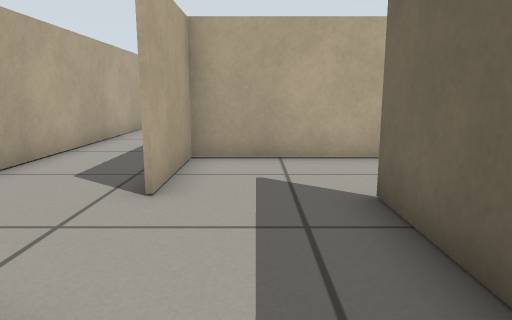
View 1 (above)

20 first-person views from a walk through a world built for the Gazebo simulator. The camera is 0.13 m above the floor, tilts 10° down and sees 70° across. The floor is counted in squares, 0.1 m on a side. Each view is taken from the middle of a square. On the plan, view 1 faces up. The plan holds only what a view shows up to about 15 squares ahead; the rest is blank. The robots in the file are not drawn.

View 2
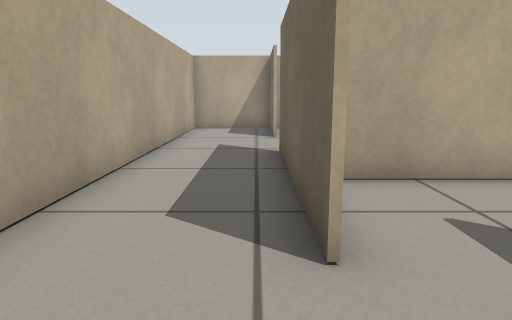

View 3
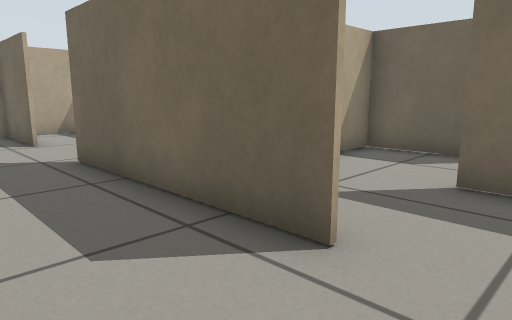

View 4
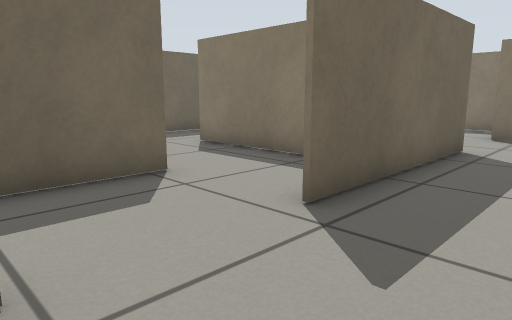

View 5
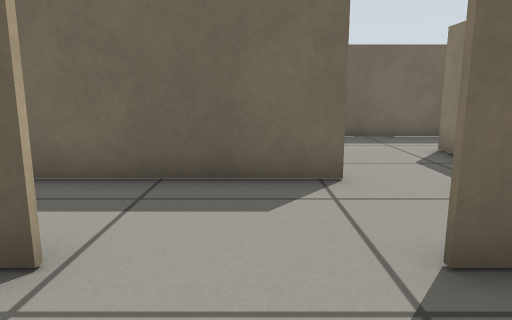

View 6
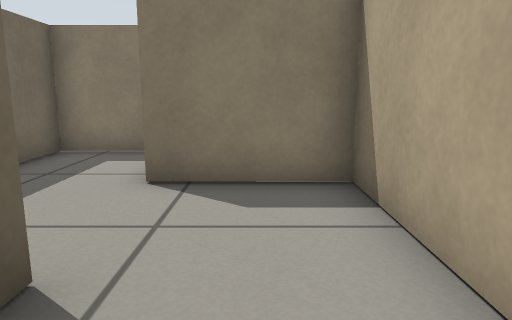

View 7
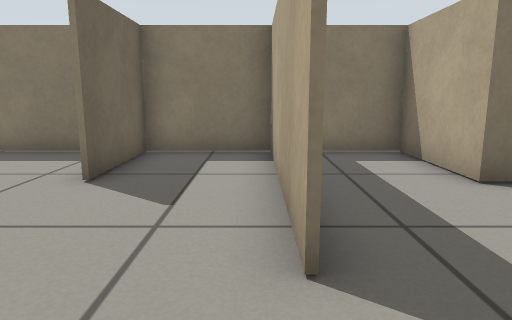

View 8
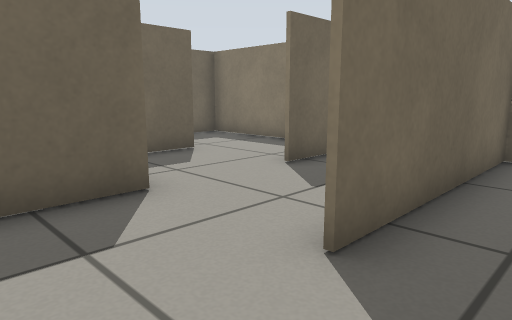

View 9
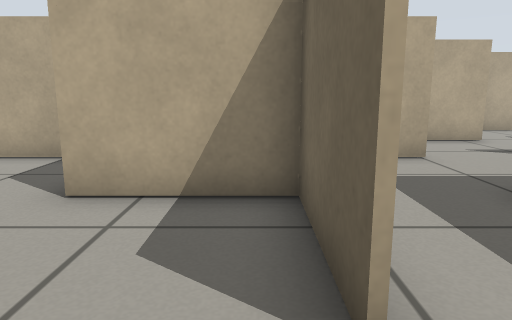

View 10
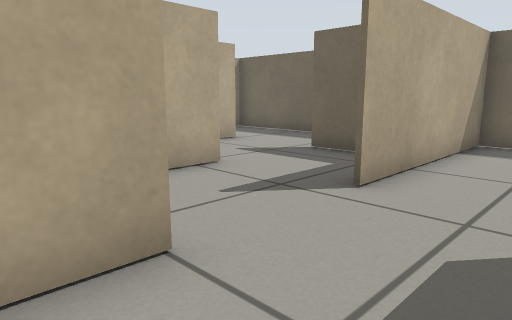

View 11
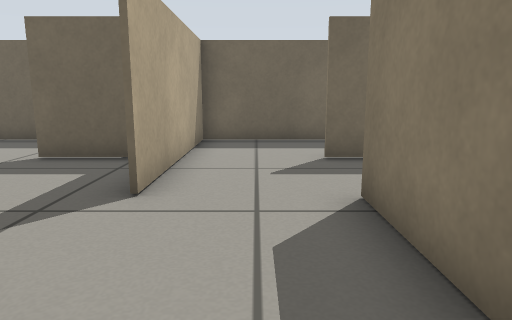

View 12
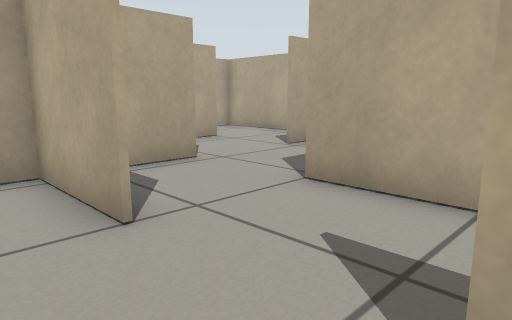

View 13
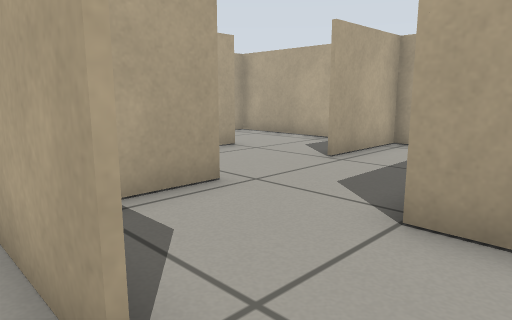

View 14
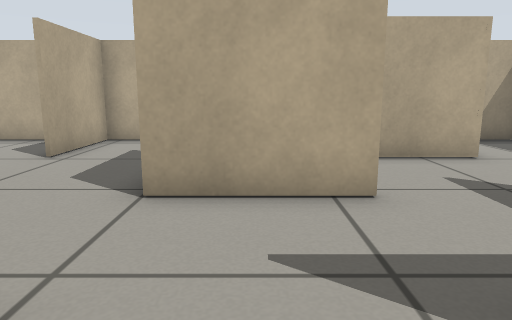

View 15
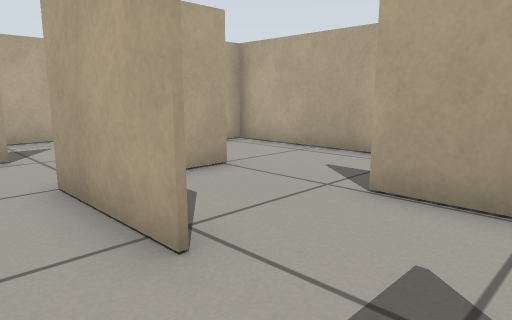

View 16
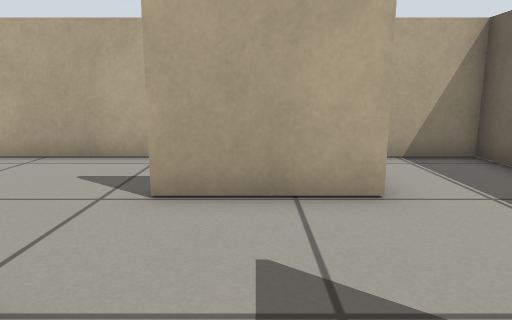

View 17
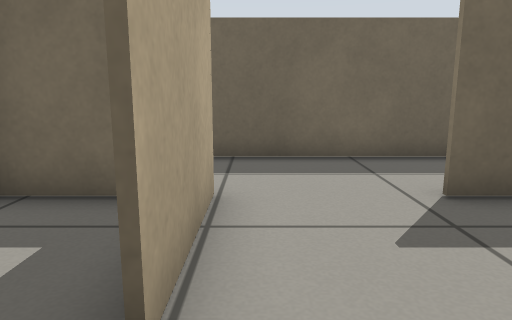

View 18
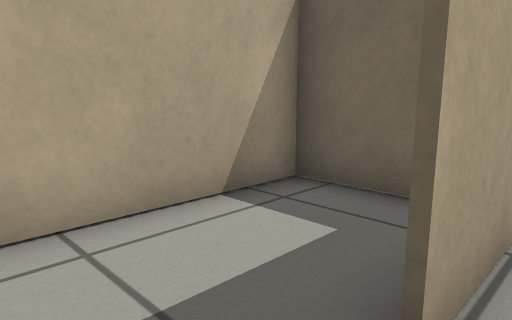

View 19
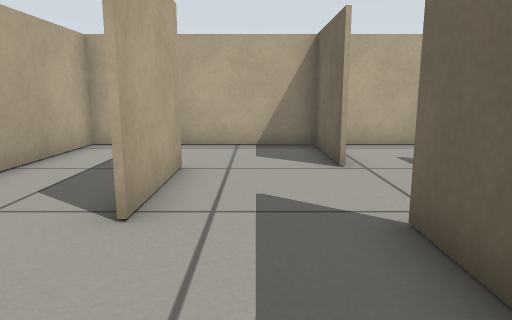

View 20
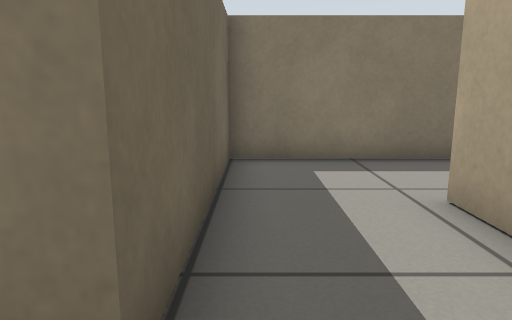

### Floor plan
Points are (right, up) in squares from view 1. A wall is a line through its corners. A room is listed if a view was taken in it or the views show most of it. See-through windows are left out.
Room 1 (views 1, 2, 3, 4, 5, 6, 7, 8)
walls: (0.8, 7.6) (2.5, 7.6); (1.5, 10.6) (1.5, 15.5); (2.5, 7.5) (-1.4, 7.5) (-1.4, 4.6) (-1.4, 10.6); (-1.4, 13.6) (-1.4, 16.7); (0.6, 16.6) (-4.4, 16.6) (-4.4, 1.7) (-1.4, 1.7) (-1.4, -1.5) (2.1, -1.5); (1.5, -1.5) (1.5, 4.6)
ways out: opening at (2, 7.5) to room 2
Room 2 (views 9, 10, 11, 12, 13, 14, 15, 16, 17, 18, 19, 20)
walls: (10.6, 7.5) (7.6, 7.5); (7.6, 4.5) (4.5, 4.5) (4.5, 7.5) (2.5, 7.5); (7.7, 10.6) (7.7, 7); (7.7, 2.9) (7.7, 1.6); (7.6, 1.6) (7.6, 10.6); (13.6, 10.6) (10.5, 10.6); (2.5, 7.6) (4.8, 7.6); (7.6, 13.6) (7.6, 16.7); (10.6, 13.6) (10.6, 12.5); (1.7, 4.6) (1.7, -1.5); (16.6, 8.6) (16.6, 10.6); (4.7, 13.6) (4.7, 10.6); (4.5, -1.5) (4.5, 1.6); (7.9, 16.6) (1.7, 16.6) (1.7, 13); (16.7, 13.5) (13.6, 13.5); (19.8, 7.5) (13.6, 7.5); (2.1, -1.5) (10.5, -1.5) (10.5, 4.6) (13.6, 4.6); (19.7, 3.9) (19.7, 7.9)
ways out: opening at (2, 7.5) to room 1; opening at (11, 14) to room 3; opening at (17, 12) to room 4; opening at (16.5, 5)
Room 3 (no view inside)
walls: (7.7, 16.7) (7.7, 13.6); (16.6, 13.5) (16.6, 16.7); (16.9, 16.6) (7.9, 16.6)
ways out: opening at (11, 14) to room 2
Room 4 (no view inside)
walls: (19.7, 7.9) (19.7, 16.6) (16.9, 16.6)
ways out: opening at (17, 12) to room 2

Where each view was taken, in squares from view 1:
view 1: 0 up, 0 right, facing up
view 2: 2 up, 2 left, facing up
view 3: 3 up, 4 left, facing up-right
view 4: 14 up, 4 left, facing down-right
view 5: 12 up, 4 left, facing right
view 6: 7 up, 3 left, facing down
view 7: 7 up, 2 right, facing down
view 8: 7 up, 0 right, facing down-right
view 9: 0 up, 7 right, facing up
view 10: 5 up, 9 right, facing up-right
view 11: 6 up, 9 right, facing right
view 12: 6 up, 14 right, facing up-left
view 13: 7 up, 12 right, facing up-left
view 14: 6 up, 12 right, facing up
view 15: 9 up, 16 right, facing up-left
view 16: 9 up, 15 right, facing up
view 17: 13 up, 12 right, facing right
view 18: 13 up, 12 right, facing up-right
view 19: 7 up, 6 right, facing up
view 20: 6 up, 10 right, facing down
